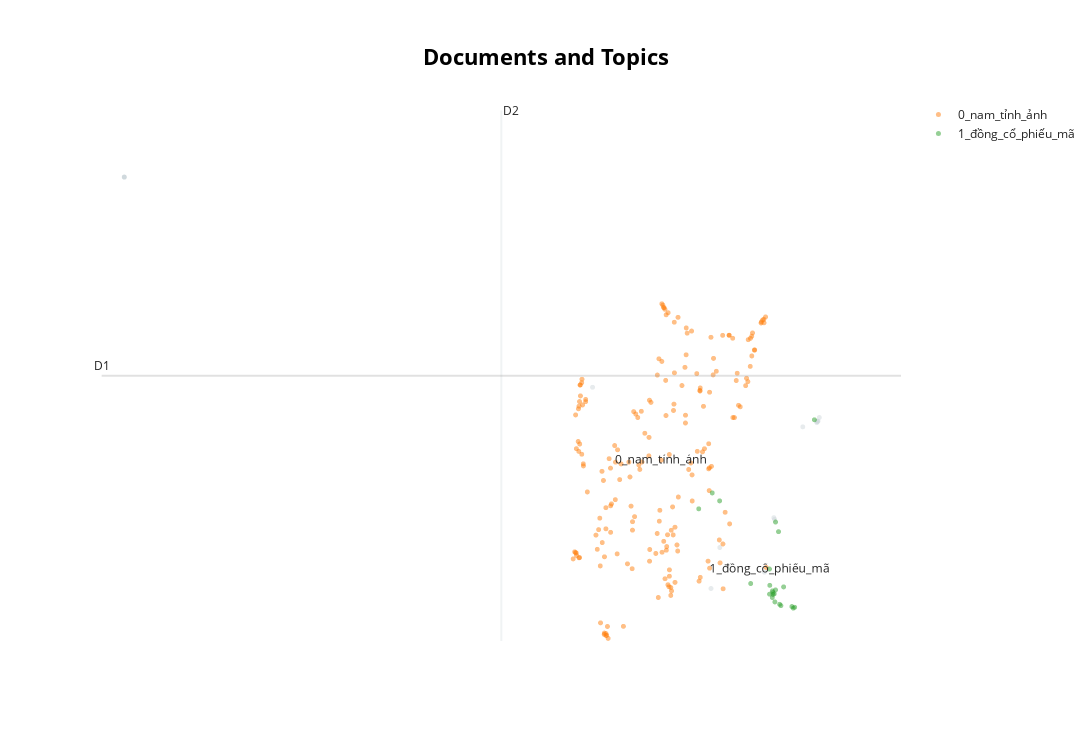

Source (notebook cell):
### Markdown cell above
### Visualize Documents

### Code cell
topic_model.visualize_documents(docs, embeddings=embeddings)
reduced_embeddings = UMAP(n_neighbors=10, n_components=2, min_dist=0.0, metric='cosine').fit_transform(embeddings)
topic_model.visualize_documents(docs, reduced_embeddings=reduced_embeddings)
